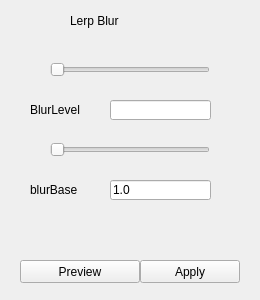
<?xml version="1.0" encoding="UTF-8"?>
<ui version="4.0">
 <class>LerpBlurWidget</class>
 <widget class="QWidget" name="LerpBlurWidget">
  <property name="geometry">
   <rect>
    <x>0</x>
    <y>0</y>
    <width>260</width>
    <height>300</height>
   </rect>
  </property>
  <property name="windowTitle">
   <string>Form</string>
  </property>
  <widget class="QLabel" name="label_2">
   <property name="geometry">
    <rect>
     <x>30</x>
     <y>100</y>
     <width>71</width>
     <height>20</height>
    </rect>
   </property>
   <property name="text">
    <string>BlurLevel</string>
   </property>
  </widget>
  <widget class="QSlider" name="lerpBlurSlider">
   <property name="geometry">
    <rect>
     <x>50</x>
     <y>60</y>
     <width>160</width>
     <height>19</height>
    </rect>
   </property>
   <property name="maximum">
    <number>100</number>
   </property>
   <property name="orientation">
    <enum>Qt::Horizontal</enum>
   </property>
  </widget>
  <widget class="QLineEdit" name="lerpBlurEdit">
   <property name="geometry">
    <rect>
     <x>110</x>
     <y>100</y>
     <width>101</width>
     <height>20</height>
    </rect>
   </property>
   <property name="inputMethodHints">
    <set>Qt::ImhDigitsOnly</set>
   </property>
  </widget>
  <widget class="QPushButton" name="previewBtn">
   <property name="geometry">
    <rect>
     <x>20</x>
     <y>260</y>
     <width>120</width>
     <height>23</height>
    </rect>
   </property>
   <property name="text">
    <string>Preview</string>
   </property>
  </widget>
  <widget class="QLabel" name="label">
   <property name="geometry">
    <rect>
     <x>70</x>
     <y>10</y>
     <width>141</width>
     <height>21</height>
    </rect>
   </property>
   <property name="text">
    <string>Lerp Blur</string>
   </property>
  </widget>
  <widget class="QPushButton" name="applyBtn">
   <property name="geometry">
    <rect>
     <x>140</x>
     <y>260</y>
     <width>100</width>
     <height>23</height>
    </rect>
   </property>
   <property name="text">
    <string>Apply</string>
   </property>
  </widget>
  <widget class="QLabel" name="label_3">
   <property name="geometry">
    <rect>
     <x>30</x>
     <y>180</y>
     <width>71</width>
     <height>20</height>
    </rect>
   </property>
   <property name="text">
    <string>blurBase</string>
   </property>
  </widget>
  <widget class="QLineEdit" name="blurBaseEdit">
   <property name="geometry">
    <rect>
     <x>110</x>
     <y>180</y>
     <width>101</width>
     <height>20</height>
    </rect>
   </property>
   <property name="inputMethodHints">
    <set>Qt::ImhDigitsOnly</set>
   </property>
   <property name="text">
    <string>1.0</string>
   </property>
  </widget>
  <widget class="QSlider" name="blurBaseSlider">
   <property name="geometry">
    <rect>
     <x>50</x>
     <y>140</y>
     <width>160</width>
     <height>19</height>
    </rect>
   </property>
   <property name="minimum">
    <number>60</number>
   </property>
   <property name="maximum">
    <number>200</number>
   </property>
   <property name="orientation">
    <enum>Qt::Horizontal</enum>
   </property>
  </widget>
 </widget>
 <resources/>
 <connections/>
</ui>
